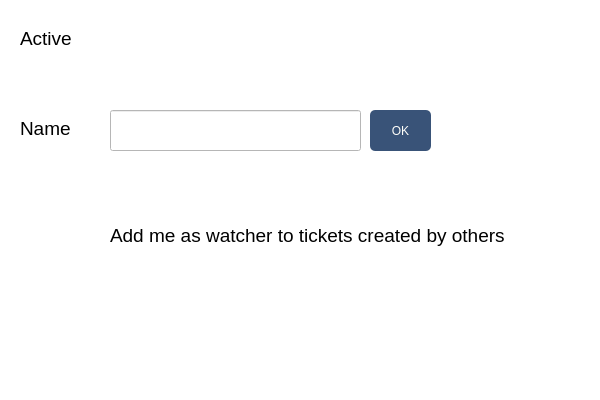
<?xml version="1.0" encoding="UTF-8"?>
<ui version="4.0">
 <class>EditProject</class>
 <widget class="QDialog" name="EditProject">
  <property name="geometry">
   <rect>
    <x>0</x>
    <y>0</y>
    <width>600</width>
    <height>400</height>
   </rect>
  </property>
  <property name="minimumSize">
   <size>
    <width>600</width>
    <height>400</height>
   </size>
  </property>
  <property name="maximumSize">
   <size>
    <width>600</width>
    <height>400</height>
   </size>
  </property>
  <property name="windowTitle">
   <string>Dialog</string>
  </property>
  <property name="autoFillBackground">
   <bool>false</bool>
  </property>
  <property name="styleSheet">
   <string notr="true">background-color: white;</string>
  </property>
  <layout class="QVBoxLayout" name="verticalLayout">
   <property name="spacing">
    <number>0</number>
   </property>
   <property name="leftMargin">
    <number>0</number>
   </property>
   <property name="topMargin">
    <number>0</number>
   </property>
   <property name="rightMargin">
    <number>0</number>
   </property>
   <property name="bottomMargin">
    <number>0</number>
   </property>
   <item>
    <layout class="QVBoxLayout" name="verticalLayout_2">
     <property name="spacing">
      <number>0</number>
     </property>
     <property name="sizeConstraint">
      <enum>QLayout::SetDefaultConstraint</enum>
     </property>
     <item>
      <widget class="QFrame" name="frame">
       <property name="styleSheet">
        <string notr="true"/>
       </property>
       <property name="frameShape">
        <enum>QFrame::NoFrame</enum>
       </property>
       <property name="frameShadow">
        <enum>QFrame::Raised</enum>
       </property>
       <widget class="QLabel" name="label">
        <property name="geometry">
         <rect>
          <x>20</x>
          <y>30</y>
          <width>67</width>
          <height>17</height>
         </rect>
        </property>
        <property name="font">
         <font>
          <pointsize>14</pointsize>
         </font>
        </property>
        <property name="text">
         <string>Active</string>
        </property>
       </widget>
       <widget class="QPushButton" name="pushButton_active">
        <property name="geometry">
         <rect>
          <x>110</x>
          <y>30</y>
          <width>60</width>
          <height>30</height>
         </rect>
        </property>
        <property name="styleSheet">
         <string notr="true">QPushButton{

    border-style: outset

}</string>
        </property>
        <property name="text">
         <string/>
        </property>
        <property name="icon">
         <iconset>
          <disabledoff>:/buttons/button_unchecked.png</disabledoff>
          <disabledon>:/buttons/button_checked.png</disabledon>
         </iconset>
        </property>
        <property name="iconSize">
         <size>
          <width>60</width>
          <height>30</height>
         </size>
        </property>
        <property name="checkable">
         <bool>true</bool>
        </property>
        <property name="checked">
         <bool>false</bool>
        </property>
        <property name="autoRepeat">
         <bool>false</bool>
        </property>
        <property name="autoExclusive">
         <bool>false</bool>
        </property>
        <property name="autoDefault">
         <bool>true</bool>
        </property>
       </widget>
       <widget class="QLabel" name="label_2">
        <property name="geometry">
         <rect>
          <x>20</x>
          <y>120</y>
          <width>67</width>
          <height>17</height>
         </rect>
        </property>
        <property name="font">
         <font>
          <pointsize>14</pointsize>
         </font>
        </property>
        <property name="text">
         <string>Name</string>
        </property>
       </widget>
       <widget class="QLineEdit" name="lineEdit_name">
        <property name="geometry">
         <rect>
          <x>110</x>
          <y>110</y>
          <width>251</width>
          <height>41</height>
         </rect>
        </property>
       </widget>
       <widget class="QPushButton" name="pushButton_ok">
        <property name="geometry">
         <rect>
          <x>370</x>
          <y>110</y>
          <width>61</width>
          <height>41</height>
         </rect>
        </property>
        <property name="sizePolicy">
         <sizepolicy hsizetype="Minimum" vsizetype="Fixed">
          <horstretch>0</horstretch>
          <verstretch>0</verstretch>
         </sizepolicy>
        </property>
        <property name="minimumSize">
         <size>
          <width>0</width>
          <height>30</height>
         </size>
        </property>
        <property name="font">
         <font>
          <weight>50</weight>
          <italic>false</italic>
          <bold>false</bold>
         </font>
        </property>
        <property name="styleSheet">
         <string notr="true">QPushButton{
	background-color: qlineargradient(spread:pad, x1:0, y1:0, x2:0, y2:1, stop:0 rgba(57, 83, 120, 255), stop:0.495 rgba(57, 83, 120, 255), stop:0.505 rgba(57, 83, 120, 255), stop:1 rgba(57, 83, 120, 255));
    border-width: 0px;
    border-radius: 5px;
    color: rgb(253, 253, 249)
}</string>
        </property>
        <property name="text">
         <string>OK</string>
        </property>
       </widget>
       <widget class="QLabel" name="label_image">
        <property name="geometry">
         <rect>
          <x>460</x>
          <y>20</y>
          <width>130</width>
          <height>131</height>
         </rect>
        </property>
        <property name="sizePolicy">
         <sizepolicy hsizetype="Fixed" vsizetype="Fixed">
          <horstretch>0</horstretch>
          <verstretch>0</verstretch>
         </sizepolicy>
        </property>
        <property name="text">
         <string/>
        </property>
       </widget>
      </widget>
     </item>
     <item>
      <widget class="QFrame" name="frame_2">
       <property name="palette">
        <palette>
         <active>
          <colorrole role="Button">
           <brush brushstyle="SolidPattern">
            <color alpha="255">
             <red>255</red>
             <green>255</green>
             <blue>255</blue>
            </color>
           </brush>
          </colorrole>
          <colorrole role="Text">
           <brush brushstyle="SolidPattern">
            <color alpha="255">
             <red>0</red>
             <green>0</green>
             <blue>0</blue>
            </color>
           </brush>
          </colorrole>
          <colorrole role="Base">
           <brush brushstyle="SolidPattern">
            <color alpha="255">
             <red>255</red>
             <green>255</green>
             <blue>255</blue>
            </color>
           </brush>
          </colorrole>
          <colorrole role="Window">
           <brush brushstyle="SolidPattern">
            <color alpha="255">
             <red>255</red>
             <green>255</green>
             <blue>255</blue>
            </color>
           </brush>
          </colorrole>
         </active>
         <inactive>
          <colorrole role="Button">
           <brush brushstyle="SolidPattern">
            <color alpha="255">
             <red>255</red>
             <green>255</green>
             <blue>255</blue>
            </color>
           </brush>
          </colorrole>
          <colorrole role="Text">
           <brush brushstyle="SolidPattern">
            <color alpha="255">
             <red>0</red>
             <green>0</green>
             <blue>0</blue>
            </color>
           </brush>
          </colorrole>
          <colorrole role="Base">
           <brush brushstyle="SolidPattern">
            <color alpha="255">
             <red>255</red>
             <green>255</green>
             <blue>255</blue>
            </color>
           </brush>
          </colorrole>
          <colorrole role="Window">
           <brush brushstyle="SolidPattern">
            <color alpha="255">
             <red>255</red>
             <green>255</green>
             <blue>255</blue>
            </color>
           </brush>
          </colorrole>
         </inactive>
         <disabled>
          <colorrole role="Button">
           <brush brushstyle="SolidPattern">
            <color alpha="255">
             <red>255</red>
             <green>255</green>
             <blue>255</blue>
            </color>
           </brush>
          </colorrole>
          <colorrole role="Text">
           <brush brushstyle="SolidPattern">
            <color alpha="255">
             <red>159</red>
             <green>158</green>
             <blue>158</blue>
            </color>
           </brush>
          </colorrole>
          <colorrole role="Base">
           <brush brushstyle="SolidPattern">
            <color alpha="255">
             <red>255</red>
             <green>255</green>
             <blue>255</blue>
            </color>
           </brush>
          </colorrole>
          <colorrole role="Window">
           <brush brushstyle="SolidPattern">
            <color alpha="255">
             <red>255</red>
             <green>255</green>
             <blue>255</blue>
            </color>
           </brush>
          </colorrole>
         </disabled>
        </palette>
       </property>
       <property name="frameShape">
        <enum>QFrame::NoFrame</enum>
       </property>
       <property name="frameShadow">
        <enum>QFrame::Raised</enum>
       </property>
       <widget class="QPushButton" name="pushButton_watcher">
        <property name="geometry">
         <rect>
          <x>20</x>
          <y>20</y>
          <width>60</width>
          <height>30</height>
         </rect>
        </property>
        <property name="styleSheet">
         <string notr="true">QPushButton{

    border-style: outset

}</string>
        </property>
        <property name="text">
         <string/>
        </property>
        <property name="icon">
         <iconset>
          <disabledoff>:/buttons/button_unchecked.png</disabledoff>
          <disabledon>:/buttons/button_checked.png</disabledon>
         </iconset>
        </property>
        <property name="iconSize">
         <size>
          <width>60</width>
          <height>30</height>
         </size>
        </property>
        <property name="checkable">
         <bool>true</bool>
        </property>
        <property name="checked">
         <bool>false</bool>
        </property>
        <property name="autoRepeat">
         <bool>false</bool>
        </property>
        <property name="autoExclusive">
         <bool>false</bool>
        </property>
        <property name="autoDefault">
         <bool>true</bool>
        </property>
       </widget>
       <widget class="QLabel" name="label_4">
        <property name="geometry">
         <rect>
          <x>110</x>
          <y>20</y>
          <width>441</width>
          <height>31</height>
         </rect>
        </property>
        <property name="palette">
         <palette>
          <active>
           <colorrole role="Button">
            <brush brushstyle="SolidPattern">
             <color alpha="255">
              <red>255</red>
              <green>255</green>
              <blue>255</blue>
             </color>
            </brush>
           </colorrole>
           <colorrole role="Text">
            <brush brushstyle="SolidPattern">
             <color alpha="255">
              <red>0</red>
              <green>0</green>
              <blue>0</blue>
             </color>
            </brush>
           </colorrole>
           <colorrole role="Base">
            <brush brushstyle="SolidPattern">
             <color alpha="255">
              <red>255</red>
              <green>255</green>
              <blue>255</blue>
             </color>
            </brush>
           </colorrole>
           <colorrole role="Window">
            <brush brushstyle="SolidPattern">
             <color alpha="255">
              <red>255</red>
              <green>255</green>
              <blue>255</blue>
             </color>
            </brush>
           </colorrole>
          </active>
          <inactive>
           <colorrole role="Button">
            <brush brushstyle="SolidPattern">
             <color alpha="255">
              <red>255</red>
              <green>255</green>
              <blue>255</blue>
             </color>
            </brush>
           </colorrole>
           <colorrole role="Text">
            <brush brushstyle="SolidPattern">
             <color alpha="255">
              <red>0</red>
              <green>0</green>
              <blue>0</blue>
             </color>
            </brush>
           </colorrole>
           <colorrole role="Base">
            <brush brushstyle="SolidPattern">
             <color alpha="255">
              <red>255</red>
              <green>255</green>
              <blue>255</blue>
             </color>
            </brush>
           </colorrole>
           <colorrole role="Window">
            <brush brushstyle="SolidPattern">
             <color alpha="255">
              <red>255</red>
              <green>255</green>
              <blue>255</blue>
             </color>
            </brush>
           </colorrole>
          </inactive>
          <disabled>
           <colorrole role="Button">
            <brush brushstyle="SolidPattern">
             <color alpha="255">
              <red>255</red>
              <green>255</green>
              <blue>255</blue>
             </color>
            </brush>
           </colorrole>
           <colorrole role="Text">
            <brush brushstyle="SolidPattern">
             <color alpha="255">
              <red>159</red>
              <green>158</green>
              <blue>158</blue>
             </color>
            </brush>
           </colorrole>
           <colorrole role="Base">
            <brush brushstyle="SolidPattern">
             <color alpha="255">
              <red>255</red>
              <green>255</green>
              <blue>255</blue>
             </color>
            </brush>
           </colorrole>
           <colorrole role="Window">
            <brush brushstyle="SolidPattern">
             <color alpha="255">
              <red>255</red>
              <green>255</green>
              <blue>255</blue>
             </color>
            </brush>
           </colorrole>
          </disabled>
         </palette>
        </property>
        <property name="font">
         <font>
          <pointsize>14</pointsize>
         </font>
        </property>
        <property name="text">
         <string>Add me as watcher to tickets created by others</string>
        </property>
       </widget>
      </widget>
     </item>
    </layout>
   </item>
  </layout>
 </widget>
 <resources/>
 <connections/>
</ui>
